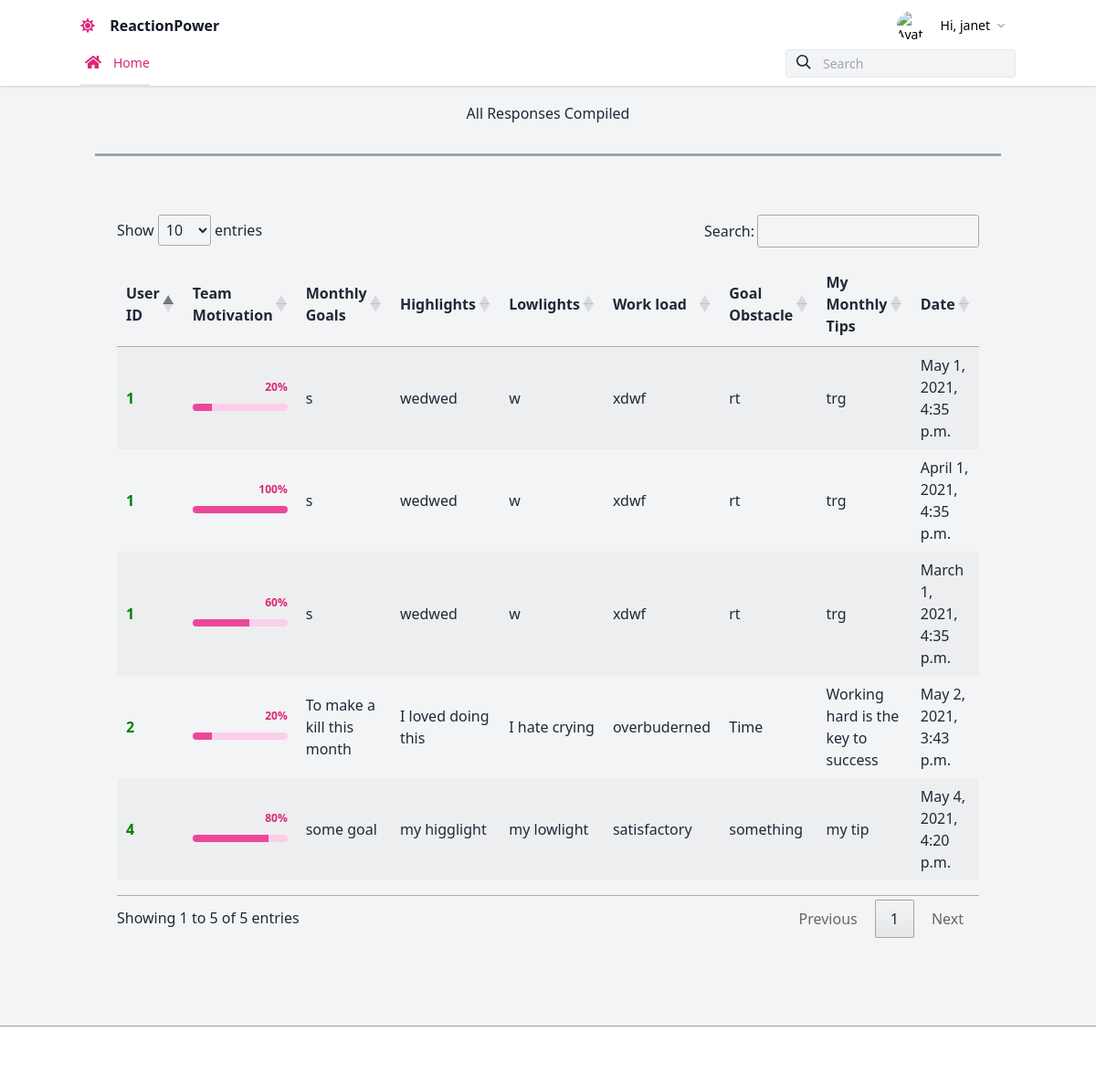
Screenshot of /responses/all_resp/ (signed in) with the database file from the repository.
### responses/models.py (models this page shows)
class Responses(models.Model):
    CHOICES = [('1', 1),
               ('2', 2),
               ('3', 3),
               ('4', 4),
               ('5', 5), ]
    morale = models.IntegerField(max_length=1, null=True)
    top_goal = models.CharField(max_length=200, null=True)
    highlights = models.CharField(max_length=200, null=True)
    lowlights = models.CharField(max_length=200, null=True)
    w_load = models.CharField(max_length=500, null=True)
    goal_obs = models.CharField(max_length=100, null=True)
    m_tip = models.CharField(max_length=500, null=True)
    date = models.DateTimeField(auto_now=True,null=False)
    employee = models.ForeignKey(User, on_delete=models.SET_NULL, null=True, blank=True)

### responses/views.py (the view)
# urls.py: path('all_resp/', views.all_responses, name='all_resp'),
@login_required
def all_responses(request):
    resp = Responses.objects.all()
    current_user = request.user
    if current_user.is_superuser:
        context = {
            'profile_info': resp
        }
        return render(request, "responses/all_resp.html", context)
    else:
        return redirect('responses:my_responses')

### responses/templatetags/response_tags.py (called while the page is built)
@register.filter
def div(value, arg=5):
    try:
        value = int(value)
        arg = int(arg)
        if arg: return round(value / arg * 100)
    except:
        pass
    return ''

### responses/templates/responses/all_resp.html (shortened to what this page needs)
{% extends 'responses/base.html' %}
{% load response_tags %}
{% block body %}
<div class="flex items-center justify-center">
    <h2>All Responses Compiled</h2>
</div>
<hr class="border-b-2 border-gray-400 my-8 mx-4">
<div class="flex mb-4">
    <div class="container w-full md:w-5/5 xl:w-4/5  mx-auto px-2">
        <div class="w-full md:w-5/5 mx-auto p-8">
            <table id="example" class="stripe hover"
                   style="width:100%; padding-top: 1em;  padding-bottom: 1em;">
                <thead>
                <tr>
                    <th data-priority="1">User ID</th>
                    <th data-priority="2">Team Motivation</th>
                    <th data-priority="3">Monthly Goals</th>
                    <th data-priority="4">Highlights</th>
                    <th data-priority="5">Lowlights</th>
                    <th data-priority="6">Work load</th>
                    <th data-priority="7">Goal Obstacle</th>
                    <th data-priority="8">My Monthly Tips</th>
                    <th data-priority="8">Date</th>
                </tr>
                </thead>
                <tbody>
                {% for i in profile_info %}
                <tr>
                    <td><a href="{% url 'responses:team_single' i.employee_id  %}"
                           style="align:center;color:green;font-weight: bold;">{{i.employee_id }}</a></td>
                    <td>
                        <div class="relative pt-1">
                            <div class="flex mb-2 items-center justify-between">
                                <div class="text-right">
                                    <span class="text-xs font-semibold inline-block text-pink-600">{{ i.morale | div:5 }}%</span>
                                </div>
                            </div>
                            <div class="overflow-hidden h-2 mb-4 text-xs flex rounded bg-pink-200">
                                <div style="width:{{ i.morale | div:5 }}%" class="shadow-none flex flex-col text-center whitespace-nowrap text-white justify-center bg-pink-500"></div>
                            </div>
                        </div>
                    </td>
                    <td>{{ i.top_goal }}</td>
                    <td>{{ i.highlights }}</td>
                    <td>{{ i.lowlights }}</td>
                    <td>{{ i.w_load }}</td>
                    <td>{{ i.goal_obs }}</td>
                    <td>{{ i.m_tip }}</td>
                    <td>{{ i.date }}</td>
                </tr>
                {% endfor %}
                </tbody>
            </table>
        </div>
    </div>
</div>
{% endblock body %}

### responses/templates/responses/navbar.html (shortened to what this page needs)
<nav id="header" class="bg-white fixed w-full z-10 top-0 shadow">
    <div class="w-full container mx-auto flex flex-wrap items-center mt-0 pt-3 pb-3 md:pb-0">
        <div class="w-1/2 pl-2 md:pl-0">
            <a class="text-gray-900 text-base xl:text-xl no-underline hover:no-underline font-bold" href="#">
                <i class="fas fa-sun text-pink-600 pr-3"></i> ReactionPower
            </a>
        </div>
        <div class="w-1/2 pr-0">
            <div class="flex relative inline-block float-right">
                <div class="relative text-sm">
                    <button id="userButton" class="flex items-center focus:outline-none mr-3">
                        <img class="w-8 h-8 rounded-full mr-4" src="https://upload.wikimedia.org/wikipedia/commons/thumb/1/12/User_icon_2.svg/220px-User_icon_2.svg.png" alt="Avatar of User">
                        <span class="hidden md:inline-block">
                            Hi, {{ user }} </span>
                    </button>
                </div>
            </div>
        </div>
        <div class="w-full flex-grow lg:flex lg:items-center lg:w-auto hidden lg:block mt-2 lg:mt-0 bg-white z-20"
             id="nav-content">
            <ul class="list-reset lg:flex flex-1 items-center px-4 md:px-0">
                <li class="mr-6 my-2 md:my-0">
                    {% if user.is_superuser %}
                    <a href="{% url 'responses:dashboard' %}"
                       class="block py-1 md:py-3 pl-1 align-middle text-pink-600 no-underline hover:text-gray-900 border-b-2 border-orange-600 hover:border-orange-600">
                        <i class="fas fa-home fa-fw mr-3 text-pink-600"></i><span
                            class="pb-1 md:pb-0 text-sm">Home</span>
                    </a>
                    {% else %}
                    <a href="{% url 'responses:my_responses' %}"
                       class="block py-1 md:py-3 pl-1 align-middle text-pink-600 no-underline hover:text-gray-900 border-b-2 border-orange-600 hover:border-orange-600">
                        <i class="fas fa-home fa-fw mr-3 text-pink-600"></i><span
                            class="pb-1 md:pb-0 text-sm">Home</span>
                    </a>
                    {% endif %}
                </li>
            </ul>
            <div class="relative pull-right pl-4 pr-4 md:pr-0">
                <input type="search" placeholder="Search"
                       class="w-full bg-gray-100 text-sm text-gray-800 transition border focus:outline-none focus:border-gray-700 rounded py-1 px-2 pl-10 appearance-none leading-normal">
                <div class="absolute search-icon" style="top: 0.375rem;left: 1.75rem;">
                    <svg class="fill-current pointer-events-none text-gray-800 w-4 h-4"
                         xmlns="http://www.w3.org/2000/svg" viewBox="0 0 20 20">
                        <path d="M12.9 14.32a8 8 0 1 1 1.41-1.41l5.35 5.33-1.42 1.42-5.33-5.34zM8 14A6 6 0 1 0 8 2a6 6 0 0 0 0 12z"></path>
                    </svg>
                </div>
            </div>
        </div>
    </div>
</nav>

### rows the page displays
Responses: employee_id "1", morale|div "20", top_goal "s", highlights "wedwed", lowlights "w", w_load "xdwf", goal_obs "rt", m_tip "trg", date "May 1, 2021, 4:35 p.m."
Responses: employee_id "1", morale|div "100", top_goal "s", highlights "wedwed", lowlights "w", w_load "xdwf", goal_obs "rt", m_tip "trg", date "April 1, 2021, 4:35 p.m."
Responses: employee_id "1", morale|div "60", top_goal "s", highlights "wedwed", lowlights "w", w_load "xdwf", goal_obs "rt", m_tip "trg", date "March 1, 2021, 4:35 p.m."
Responses: employee_id "2", morale|div "20", top_goal "To make a kill this month", highlights "I loved doing this", lowlights "I hate crying", w_load "overbuderned", goal_obs "Time", m_tip "Working hard is the key to success", date "May 2, 2021, 3:43 p.m."
Responses: employee_id "4", morale|div "80", top_goal "some goal", highlights "my higglight", lowlights "my lowlight", w_load "satisfactory", goal_obs "something", m_tip "my tip", date "May 4, 2021, 4:20 p.m."

### other values shown
{{ user }} "janet"
